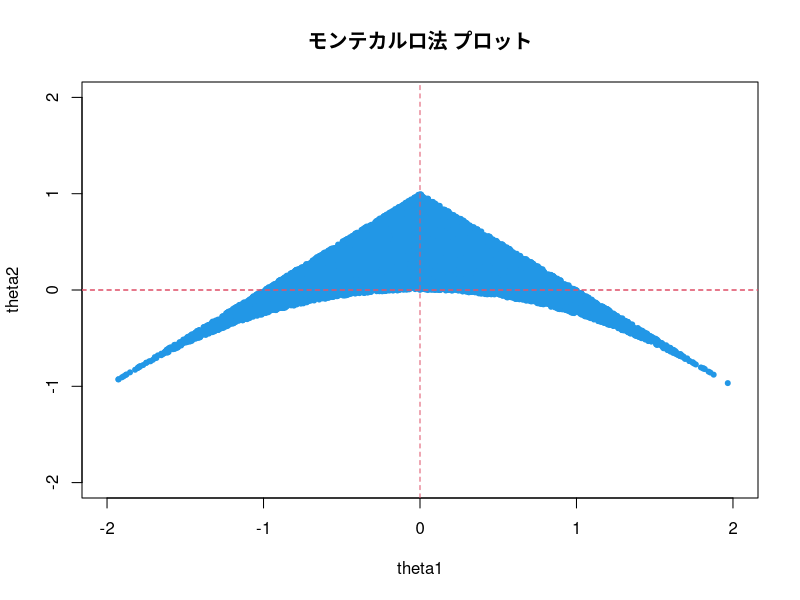

Here is the R script that generated this plot:
# 繰り返し回数
n = 500000

set.seed(0)

# thetaが範囲内かチェックする関数
theta_flag <- function(th1, th2) {
  f1 <- abs((-th1 + sqrt(th1^2 + 4*th2)) / (2*th2))
  f2 <- abs((-th1 - sqrt(th1^2 + 4*th2)) / (2*th2))
  if(th1^2 + 4*th2 < 0 || th2 == 0) {
    return(F)
  }
  if(f1 > 1 && f2 > 1) {
    return(T)
  }
  return(F)
}


# 平均0, 分散1の正規乱数で発生させたthetaの候補たち
theta1 <- rnorm(n, mean = 0, sd = 3)
theta2 <- rnorm(n, mean = 0, sd = 3)
plt_th1 <- c()
plt_th2 <- c()

for(i in 1:n) {
  if(theta_flag(theta1[i], theta2[i])) {
    plt_th1 <- c(plt_th1, theta1[i])
    plt_th2 <- c(plt_th2, theta2[i])
  }
}

# プロット
plot(plt_th1, plt_th2, xlim = c(-2, 2), ylim = c(-2, 2), pch=20, col=4, xlab = "theta1", ylab = "theta2", main = "モンテカルロ法 プロット")
abline(0, 0, 0, 0, col = 2, lty = 2)
